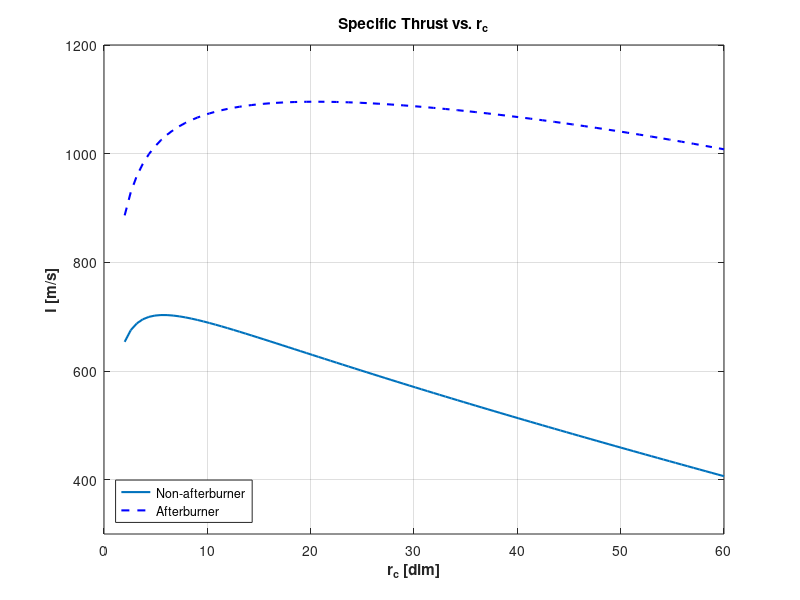
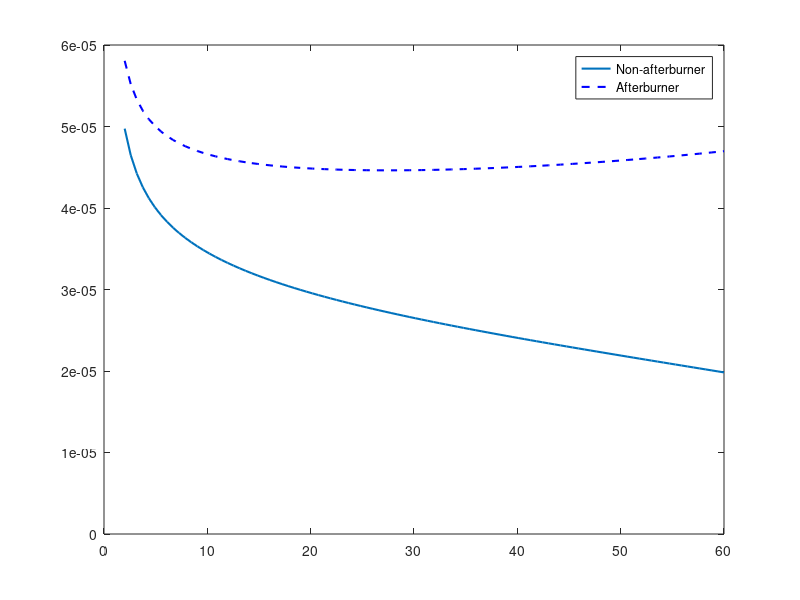

Reproduce these figures in MATLAB, in order. (Note: this script raises an error after producing the figures.)
%% EAS 4300 HW#7 Question 2
% Created by Stephen Miller on 3/28/22.
% Modified to produce multiple figures in a single PDF and fix minor logic issue.
%
% Adding an afterburner to question 1. The maximum stagnation temperature
% downstream of the afterburner is 2000 K. The afterburner combustion
% efficiency eta_ab is 0.95 and the total pressure ratio rab is 0.97.
% All other efficiencies remain the same. Use a gamma value of 1.4 up to
% the primary burner, and a value of 1.3 for the rest of the engine.
% Assume R is 0.287 kJ/kg*K throughout the engine. Plot the specific
% thrust, TSFC, eta_th, eta_p, and eta_o as a function of rc, the total
% pressure ratio across the compressor. Consider a range of rc from 2 to
% 60. Assume the exhaust is ideally expanded. Also plot the nozzle area
% ratio as a function of rc. Comment on the changes that occur due to the
% addition of the afterburner (i.e., compare the plots to that of problem
% 1). Note that the overall fuel-to-air ratio cannot exceed the
% stoichiometric value (fb + fab <= fst).

clc; clear; clear vars;

%% Given Parameters
M             = 1.8;
T04_max       = 1500;       % [K], max turbine inlet temperature
T06_ab_max    = 2000;       % [K], max afterburner stagnation temperature
delta_h_c     = 43124;      % [kJ/kg], fuel lower heating value
eta_d         = 0.9;        % diffuser efficiency
eta_c         = 0.9;        % compressor efficiency
eta_b         = 0.98;       % main burner efficiency
eta_t         = 0.92;       % turbine efficiency
eta_n         = 0.98;       % nozzle efficiency
eta_ab        = 0.95;       % afterburner combustion efficiency
rb            = 0.97;       % burner pressure ratio (P03 / P02)
rab           = 0.97;       % afterburner pressure ratio (P06 / P05)
f_st          = 0.06;       % stoichiometric fuel-to-air ratio
k             = [1.4, 1.3]; % gamma values: 1.4 (up to burner), 1.3 (rest)
R             = 0.287;      % [kJ/kg·K], gas constant
Ta            = 216.65;     % [K], ambient temperature at 15 km
Pa            = 1.2112e4;   % [Pa], ambient pressure at 15 km
delta         = 100;        % number of data points
afterbuner    = 1;          % flag to run afterburner logic (kept spelling)

%% Preallocate
rc       = linspace(2, 60, delta);  % compressor pressure ratio range
n        = length(rc);
num      = length(k);
Cp       = zeros(num,1);

% Non-afterburner arrays
T03s     = zeros(n,1);
T03      = zeros(n,1);
W        = zeros(n,1);
f_b      = zeros(n,1);
P04      = zeros(n,1);
T05      = zeros(n,1);
T05s     = zeros(n,1);
P05      = zeros(n,1);
T7s      = zeros(n,1);
T7       = zeros(n,1);
Me       = zeros(n,1);
Ue       = zeros(n,1);
I        = zeros(n,1);
TSFC     = zeros(n,1);
eta_th   = zeros(n,1);
eta_p    = zeros(n,1);
eta_0    = zeros(n,1);
Ratio    = zeros(n,1);

% Afterburner arrays
f_ab     = zeros(n,1);
f        = zeros(n,1);  % total fuel (main + afterburner)
P06_ab   = zeros(n,1);
T7_as    = zeros(n,1);
T7_ab    = zeros(n,1);
M_e_ab   = zeros(n,1);
u_e_ab   = zeros(n,1);
I_ab     = zeros(n,1);
TSFC_ab  = zeros(n,1);
eta_p_ab = zeros(n,1);
eta_th_ab= zeros(n,1);
eta_0_ab = zeros(n,1);
Ratio_ab = zeros(n,1);

%% Inlet / Freestream
T0a = Ta * (1 + ((k(1) - 1)/2) * M^2);                     
P0a = Pa * (1 + ((k(1) - 1)/2) * M^2)^(k(1)/(k(1) - 1));   
u   = M * sqrt(R * 1000 * k(1) * Ta);

% Ideal diffuser (for T02s), then real P02
T02s = eta_d * (T0a - Ta) + Ta;
P02  = Pa * (T02s / Ta)^(k(1)/(k(1) - 1));

% Cp calculations
for i = 1:num
    Cp(i) = (k(i)/(k(i) - 1)) * R;
end

%% ---- Non-Afterburner Performance ----
for j = 1:n
    % Compressor
    T03s(j) = T0a * rc(j)^((k(1) - 1)/k(1));
    T03(j)  = ((T03s(j) - T0a) / eta_c) + T0a;
    W(j)    = Cp(1) * (T03(j) - T0a);

    % Main burner fuel requirement
    f_b(j) = ((T04_max/T03(j)) - 1) / ...
             (eta_b * delta_h_c/(Cp(2)*T03(j)) - (T04_max/T03(j)));

    % Pressures
    P04(j)  = rb * rc(j) * P02;

    % Turbine exit (T05 = T06 = T07 in a simple turbojet)
    T05(j)  = T04_max - (W(j)/(Cp(2)*(1 + f_b(j))));
    T05s(j) = ((T05(j) - T04_max)/eta_t) + T04_max;
    P05(j)  = P04(j) * (T05s(j)/T04_max)^(k(2)/(k(2) - 1));

    % Nozzle expansion to ambient
    T7s(j) = T05(j) / (P05(j)/Pa)^((k(2) - 1)/k(2));
    T7(j)  = eta_n * (T7s(j) - T05(j)) + T05(j);
    Me(j)  = sqrt(((T05(j)/T7(j)) - 1)/((k(2) - 1)/2));
    Ue(j)  = Me(j)*sqrt(k(2)*R*1000*T7(j));

    % Thrust, TSFC, efficiencies
    I(j)      = (1 + f_b(j))*Ue(j) - u;
    TSFC(j)   = f_b(j) / I(j);
    eta_p(j)  = (I(j)*u) / ((1 + f_b(j))*(Ue(j)^2)/2 - (u^2)/2);
    eta_th(j) = ((1 + f_b(j))*Ue(j)^2 - u^2)/(2*f_b(j)*delta_h_c*1000);
    eta_0(j)  = eta_th(j) * eta_p(j);

    % Nozzle area ratio
    Ratio(j) = (1/Me(j)) * ...
        ((2/(k(2)+1)) * (1 + ((k(2) - 1)/2)*Me(j)^2))^((k(2)+1)/(2*(k(2)-1)));
end

%% ---- Afterburner Performance ----
if afterbuner == 1
    for j = 1:n
        % Recompute T03, W, etc., for the same rc
        T03s(j) = T0a * rc(j)^((k(1) - 1)/k(1));
        T03(j)  = ((T03s(j) - T0a) / eta_c) + T0a;
        W(j)    = Cp(1) * (T03(j) - T0a);

        % Main burner with efficiency (CHANGED HERE to match above logic)
        f_b(j) = ((T04_max/T03(j)) - 1) / ...
                 (eta_b * delta_h_c/(Cp(2)*T03(j)) - (T04_max/T03(j)));

        % Turbine exit
        P04(j)  = rb * rc(j) * P02;
        T05(j)  = T04_max - (W(j)/(Cp(2)*(1 + f_b(j))));
        T05s(j) = ((T05(j) - T04_max)/eta_t) + T04_max;
        P05(j)  = P04(j) * (T05s(j)/T04_max)^(k(2)/(k(2) - 1));

        % Afterburner fuel
        % f_ab formula references (1 + f_b) mass flow and T06_ab_max
        f_ab(j) = ((1 + f_b(j))*(T06_ab_max - T05(j))) / ...
                  (((eta_ab*delta_h_c)/Cp(2)) - T06_ab_max);

        % Total fuel
        f(j) = f_b(j) + f_ab(j); 
        % (If needed, you could clamp f(j) <= f_st here.)

        % Afterburner exit
        P06_ab(j) = rab * P05(j);
        T7_as(j)  = T06_ab_max / (P06_ab(j)/Pa)^((k(2) - 1)/k(2));
        T7_ab(j)  = eta_n * (T7_as(j) - T06_ab_max) + T06_ab_max;
        M_e_ab(j) = sqrt(((T06_ab_max/T7_ab(j)) - 1)/((k(2) - 1)/2));
        u_e_ab(j) = M_e_ab(j)*sqrt(k(2)*R*1000*T7_ab(j));

        % Afterburning thrust & TSFC
        I_ab(j)      = (1 + f(j))*u_e_ab(j) - u;
        TSFC_ab(j)   = f(j) / I_ab(j);
        eta_th_ab(j) = ((1 + f(j))*u_e_ab(j)^2 - u^2) / ...
                       (2*f(j)*delta_h_c*1000);
        eta_p_ab(j)  = (I_ab(j)*u) / ((1 + f(j))*(u_e_ab(j)^2)/2 - (u^2)/2);
        eta_0_ab(j)  = eta_th_ab(j)*eta_p_ab(j);

        % Nozzle area ratio (with afterburner)
        Ratio_ab(j) = (1/M_e_ab(j)) * ...
            ((2/(k(2)+1)) * (1 + ((k(2)-1)/2)*M_e_ab(j)^2))^((k(2)+1)/(2*(k(2)-1)));
    end
end

%% ---- Plotting (Four Figures -> Single PDF) ----
% Requires MATLAB R2020a+ for 'Append' option

% Figure 1: Specific Thrust
figure('Position', [100, 100, 600, 400]);
plot(rc, I, 'DisplayName', 'Non-afterburner', 'LineWidth', 1.5);
hold on
plot(rc, I_ab, '--', 'Color', 'b', 'DisplayName', 'Afterburner', 'LineWidth', 1.5);
hold off
ylim([300 1200]);  % Adjust as desired
legend('Location','southwest');
xlabel('r_c [dim]', 'FontWeight','bold');
ylabel('I [m/s]', 'FontWeight','bold');
title('Specific Thrust vs. r_c');
grid on;
exportgraphics(gcf, 'HW7_Q2_Plots.pdf', 'Append', false);

% Figure 2: TSFC
figure('Position', [120, 120, 600, 400]);
plot(rc, TSFC, 'DisplayName','Non-afterburner','LineWidth',1.5);
hold on
plot(rc, TSFC_ab, '--', 'Color','b','DisplayName','Afterburner','LineWidth',1.5);
hold off
legend('Location','northeast');
ax = gca; ax.YAxis.Exponent = 0;  % no scientific notation
xlabel('r_c [dim]', 'FontWeight','bold');
ylabel('TSFC [s/m]', 'FontWeight','bold');
title('TSFC vs. r_c');
grid on;
exportgraphics(gcf, 'HW7_Q2_Plots.pdf', 'Append', true);

% Figure 3: Efficiencies
figure('Position', [140, 140, 600, 400]);
plot(rc, eta_th,  'Color','b','LineWidth',1.5, 'DisplayName','\eta_{th} Non-AB');
hold on
plot(rc, eta_0,   'Color','k','LineWidth',1.5, 'DisplayName','\eta_{o} Non-AB');
plot(rc, eta_p,   'Color','r','LineWidth',1.5, 'DisplayName','\eta_{p} Non-AB');
plot(rc, eta_th_ab, '--','Color','b','LineWidth',1.5,'DisplayName','\eta_{th} AB');
plot(rc, eta_0_ab,  '--','Color','k','LineWidth',1.5,'DisplayName','\eta_{o} AB');
plot(rc, eta_p_ab,  '--','Color','r','LineWidth',1.5,'DisplayName','\eta_{p} AB');
hold off
legend('Location','northwest','FontSize',9);
xlabel('r_c [dim]', 'FontWeight','bold');
ylabel('Efficiency', 'FontWeight','bold');
title('Efficiencies vs. r_c');
grid on;
exportgraphics(gcf, 'HW7_Q2_Plots.pdf', 'Append', true);

% Figure 4: Nozzle Area Ratio
figure('Position', [160, 160, 600, 400]);
plot(rc, Ratio, 'DisplayName','Non-afterburner','LineWidth',1.5);
hold on
plot(rc, Ratio_ab, '--','Color','b','DisplayName','Afterburner','LineWidth',1.5);
hold off
legend('Location','northeast');
xlabel('r_c [dim]', 'FontWeight','bold');
ylabel('Area Ratio', 'FontWeight','bold');
title('Nozzle Area Ratio vs. r_c');
grid on;
exportgraphics(gcf, 'HW7_Q2_Plots.pdf', 'Append', true);

%% ---- Save Key Data to CSV ----
% Collect main and afterburner data into a single table
% (Feel free to add/remove columns as needed.)

data = table( ...
    rc', ...
    f_b,       f_ab,      f, ...
    I,         I_ab, ...
    TSFC,      TSFC_ab, ...
    eta_th,    eta_th_ab, ...
    eta_p,     eta_p_ab, ...
    eta_0,     eta_0_ab, ...
    Ratio,     Ratio_ab, ...
    'VariableNames', { ...
    'rc', ...
    'f_b_nonAB','f_ab_AB','f_total', ...
    'I_nonAB',  'I_AB', ...
    'TSFC_nonAB','TSFC_AB', ...
    'eta_th_nonAB','eta_th_AB', ...
    'eta_p_nonAB','eta_p_AB', ...
    'eta_0_nonAB','eta_0_AB', ...
    'AR_nonAB','AR_AB'});

writetable(data, 'HW7_Q2_Data.csv');

%% (Optional) Display a snippet of the table
disp(data(1:5,:));
